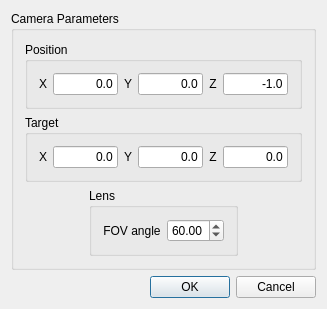
<ui version="4.0" >
 <class>U3D_GUIClass</class>
 <widget class="QDialog" name="U3D_GUIClass" >
  <property name="geometry" >
   <rect>
    <x>0</x>
    <y>0</y>
    <width>323</width>
    <height>270</height>
   </rect>
  </property>
  <property name="windowTitle" >
   <string>U3D_GUI</string>
  </property>
  <layout class="QGridLayout" >
   <item row="0" column="0" >
    <spacer>
     <property name="orientation" >
      <enum>Qt::Vertical</enum>
     </property>
     <property name="sizeHint" >
      <size>
       <width>305</width>
       <height>16</height>
      </size>
     </property>
    </spacer>
   </item>
   <item row="1" column="0" >
    <widget class="QGroupBox" name="campar_box" >
     <property name="title" >
      <string>Camera Parameters</string>
     </property>
     <layout class="QGridLayout" >
      <item row="0" column="0" colspan="3" >
       <widget class="QGroupBox" name="campos_box" >
        <property name="title" >
         <string>Position</string>
        </property>
        <layout class="QVBoxLayout" >
         <item>
          <layout class="QHBoxLayout" >
           <item>
            <widget class="QLabel" name="posx_lab" >
             <property name="text" >
              <string>X</string>
             </property>
             <property name="alignment" >
              <set>Qt::AlignCenter|Qt::AlignHCenter|Qt::AlignLeading|Qt::AlignLeft|Qt::AlignVCenter</set>
             </property>
            </widget>
           </item>
           <item>
            <widget class="QLineEdit" name="posx_lnedt" >
             <property name="text" >
              <string>0.0</string>
             </property>
             <property name="alignment" >
              <set>Qt::AlignRight|Qt::AlignTrailing|Qt::AlignVCenter</set>
             </property>
            </widget>
           </item>
           <item>
            <widget class="QLabel" name="posy_lab" >
             <property name="text" >
              <string>Y</string>
             </property>
             <property name="alignment" >
              <set>Qt::AlignCenter|Qt::AlignHCenter|Qt::AlignLeading|Qt::AlignLeft|Qt::AlignVCenter</set>
             </property>
            </widget>
           </item>
           <item>
            <widget class="QLineEdit" name="posy_lnedt" >
             <property name="text" >
              <string>0.0</string>
             </property>
             <property name="alignment" >
              <set>Qt::AlignRight|Qt::AlignTrailing|Qt::AlignVCenter</set>
             </property>
            </widget>
           </item>
           <item>
            <widget class="QLabel" name="posz_lab" >
             <property name="text" >
              <string>Z</string>
             </property>
             <property name="alignment" >
              <set>Qt::AlignCenter|Qt::AlignHCenter|Qt::AlignLeading|Qt::AlignLeft|Qt::AlignVCenter</set>
             </property>
            </widget>
           </item>
           <item>
            <widget class="QLineEdit" name="posz_lnedt" >
             <property name="text" >
              <string>-1.0</string>
             </property>
             <property name="alignment" >
              <set>Qt::AlignRight|Qt::AlignTrailing|Qt::AlignVCenter</set>
             </property>
            </widget>
           </item>
          </layout>
         </item>
        </layout>
       </widget>
      </item>
      <item row="1" column="0" colspan="3" >
       <widget class="QGroupBox" name="camtar_box" >
        <property name="title" >
         <string>Target</string>
        </property>
        <layout class="QVBoxLayout" >
         <item>
          <layout class="QHBoxLayout" >
           <item>
            <widget class="QLabel" name="tarx_lab" >
             <property name="text" >
              <string>X</string>
             </property>
             <property name="alignment" >
              <set>Qt::AlignCenter|Qt::AlignHCenter|Qt::AlignLeading|Qt::AlignLeft|Qt::AlignVCenter</set>
             </property>
            </widget>
           </item>
           <item>
            <widget class="QLineEdit" name="tarx_lnedt" >
             <property name="text" >
              <string>0.0</string>
             </property>
             <property name="alignment" >
              <set>Qt::AlignRight|Qt::AlignTrailing|Qt::AlignVCenter</set>
             </property>
            </widget>
           </item>
           <item>
            <widget class="QLabel" name="tary_lab" >
             <property name="text" >
              <string>Y</string>
             </property>
             <property name="alignment" >
              <set>Qt::AlignCenter|Qt::AlignHCenter|Qt::AlignLeading|Qt::AlignLeft|Qt::AlignVCenter</set>
             </property>
            </widget>
           </item>
           <item>
            <widget class="QLineEdit" name="tary_lnedt" >
             <property name="text" >
              <string>0.0</string>
             </property>
             <property name="alignment" >
              <set>Qt::AlignRight|Qt::AlignTrailing|Qt::AlignVCenter</set>
             </property>
            </widget>
           </item>
           <item>
            <widget class="QLabel" name="tarz_lab" >
             <property name="text" >
              <string>Z</string>
             </property>
             <property name="alignment" >
              <set>Qt::AlignCenter|Qt::AlignHCenter|Qt::AlignLeading|Qt::AlignLeft|Qt::AlignVCenter</set>
             </property>
            </widget>
           </item>
           <item>
            <widget class="QLineEdit" name="tarz_lnedt" >
             <property name="text" >
              <string>0.0</string>
             </property>
             <property name="alignment" >
              <set>Qt::AlignRight|Qt::AlignTrailing|Qt::AlignVCenter</set>
             </property>
            </widget>
           </item>
          </layout>
         </item>
        </layout>
       </widget>
      </item>
      <item row="2" column="0" >
       <spacer>
        <property name="orientation" >
         <enum>Qt::Horizontal</enum>
        </property>
        <property name="sizeHint" >
         <size>
          <width>101</width>
          <height>20</height>
         </size>
        </property>
       </spacer>
      </item>
      <item row="2" column="1" >
       <widget class="QGroupBox" name="lens_box" >
        <property name="title" >
         <string>Lens</string>
        </property>
        <layout class="QHBoxLayout" >
         <item>
          <widget class="QLabel" name="fov_lab" >
           <property name="text" >
            <string>FOV angle</string>
           </property>
           <property name="alignment" >
            <set>Qt::AlignCenter|Qt::AlignHCenter|Qt::AlignLeading|Qt::AlignLeft|Qt::AlignVCenter</set>
           </property>
          </widget>
         </item>
         <item>
          <widget class="QDoubleSpinBox" name="fov_spn" >
           <property name="maximum" >
            <double>90.000000000000000</double>
           </property>
           <property name="singleStep" >
            <double>0.100000000000000</double>
           </property>
           <property name="value" >
            <double>60.000000000000000</double>
           </property>
          </widget>
         </item>
        </layout>
       </widget>
      </item>
      <item row="2" column="2" >
       <spacer>
        <property name="orientation" >
         <enum>Qt::Horizontal</enum>
        </property>
        <property name="sizeHint" >
         <size>
          <width>111</width>
          <height>20</height>
         </size>
        </property>
       </spacer>
      </item>
     </layout>
    </widget>
   </item>
   <item row="2" column="0" >
    <spacer>
     <property name="orientation" >
      <enum>Qt::Vertical</enum>
     </property>
     <property name="sizeHint" >
      <size>
       <width>305</width>
       <height>16</height>
      </size>
     </property>
    </spacer>
   </item>
   <item row="3" column="0" >
    <layout class="QHBoxLayout" >
     <property name="spacing" >
      <number>6</number>
     </property>
     <property name="leftMargin" >
      <number>0</number>
     </property>
     <property name="topMargin" >
      <number>0</number>
     </property>
     <property name="rightMargin" >
      <number>0</number>
     </property>
     <property name="bottomMargin" >
      <number>0</number>
     </property>
     <item>
      <spacer>
       <property name="orientation" >
        <enum>Qt::Horizontal</enum>
       </property>
       <property name="sizeHint" >
        <size>
         <width>40</width>
         <height>20</height>
        </size>
       </property>
      </spacer>
     </item>
     <item>
      <widget class="QSplitter" name="splitter_4" >
       <property name="orientation" >
        <enum>Qt::Horizontal</enum>
       </property>
       <widget class="QDialogButtonBox" name="buttonBox" >
        <property name="orientation" >
         <enum>Qt::Horizontal</enum>
        </property>
        <property name="standardButtons" >
         <set>QDialogButtonBox::Cancel|QDialogButtonBox::NoButton|QDialogButtonBox::Ok</set>
        </property>
       </widget>
      </widget>
     </item>
    </layout>
   </item>
  </layout>
 </widget>
 <layoutdefault spacing="6" margin="11" />
 <resources/>
 <connections/>
</ui>
